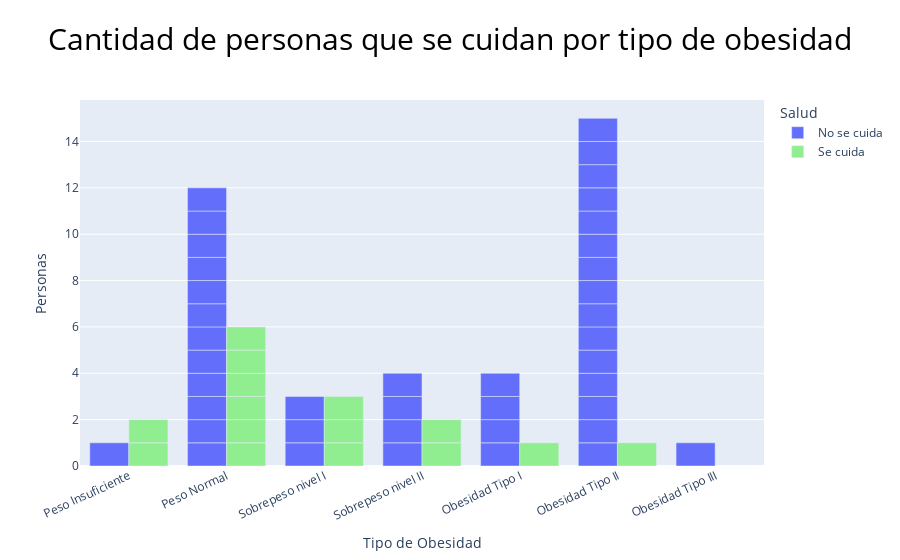

Notebook cell for this chart:
### Markdown cell above
La cantidad de personas con una dieta sana tal y como hemos construido la regla es de un número bajo de personas

### Code cell
obesidad_filtrado = obesidad_limpio[obesidad_limpio['Salud'].isin(['Se cuida', 'No se cuida'])]

fig = px.bar(obesidad_filtrado, x='obesity_type', color='Salud', title='Cantidad de personas que se cuidan por tipo de obesidad',
             labels={'obesity_type': 'Tipo de Obesidad',"count":"Personas"}, 
             category_orders={'obesity_type': ['Insufficient_Weight','Normal_Weight', 'Overweight_Level_I', 'Overweight_Level_II', 'Obesity_Type_I', 'Obesity_Type_II', 'Obesity_Type_III']},
             barmode="group",
             color_discrete_map={'Se cuida': '#90ee90', 'No se cuida': '#636efa'})  
fig.update_xaxes(tickangle=-25)


fig.update_layout(title_font=dict(size=30,color='black'),title_x=0.5,
                  xaxis=dict(tickvals=['Insufficient_Weight','Normal_Weight', 'Overweight_Level_I', 'Overweight_Level_II', 'Obesity_Type_I', 'Obesity_Type_II', 'Obesity_Type_III'],
                             ticktext=["Peso Insuficiente","Peso Normal","Sobrepeso nivel I","Sobrepeso nivel II","Obesidad Tipo I","Obesidad Tipo II","Obesidad Tipo III"]))
# Mostrar el gráfico
fig.show()

### Figure 1 — Plotly figure (JSON) as saved in the notebook; plotly's stock layout.template omitted (floating-point values rounded to 4 significant figures)
{"data": [{"alignmentgroup": "True", "hovertemplate": "Salud=No se cuida<br>Tipo de Obesidad=%{x}<br>Personas=%{y}<extra></extra>", "legendgroup": "No se cuida", "marker": {"color": "#636efa", "pattern": {"shape": ""}}, "name": "No se cuida", "offsetgroup": "No se cuida", "orientation": "v", "showlegend": true, "textposition": "auto", "type": "bar", "x": ["Normal_Weight", "Overweight_Level_II", "Normal_Weight", "Normal_Weight", "Obesity_Type_II", "Overweight_Level_II", "Overweight_Level_I", "Normal_Weight", "Obesity_Type_I", "Overweight_Level_I", "Normal_Weight", "Normal_Weight", "Obesity_Type_II", "Normal_Weight", "Overweight_Level_II", "Overweight_Level_I", "Obesity_Type_I", "Obesity_Type_III", "Obesity_Type_I", "Normal_Weight", "Overweight_Level_II", "Insufficient_Weight", "Normal_Weight", "Normal_Weight", "Obesity_Type_I", "Normal_Weight", "Obesity_Type_II", "Normal_Weight", "Obesity_Type_II", "Obesity_Type_II", "Obesity_Type_II", "Obesity_Type_II", "Obesity_Type_II", "Obesity_Type_II", "Obesity_Type_II", "Obesity_Type_II", "Obesity_Type_II", "Obesity_Type_II", "Obesity_Type_II", "Obesity_Type_II"], "xaxis": "x", "y": [1, 1, 1, 1, 1, 1, 1, 1, 1, 1, 1, 1, 1, 1, 1, 1, 1, 1, 1, 1, 1, 1, 1, 1, 1, 1, 1, 1, 1, 1, 1, 1, 1, 1, 1, 1, 1, 1, 1, 1], "yaxis": "y"}, {"alignmentgroup": "True", "hovertemplate": "Salud=Se cuida<br>Tipo de Obesidad=%{x}<br>Personas=%{y}<extra></extra>", "legendgroup": "Se cuida", "marker": {"color": "#90ee90", "pattern": {"shape": ""}}, "name": "Se cuida", "offsetgroup": "Se cuida", "orientation": "v", "showlegend": true, "textposition": "auto", "type": "bar", "x": ["Normal_Weight", "Normal_Weight", "Normal_Weight", "Insufficient_Weight", "Insufficient_Weight", "Normal_Weight", "Overweight_Level_II", "Overweight_Level_I", "Obesity_Type_II", "Overweight_Level_I", "Normal_Weight", "Overweight_Level_I", "Normal_Weight", "Overweight_Level_II", "Obesity_Type_I"], "xaxis": "x", "y": [1, 1, 1, 1, 1, 1, 1, 1, 1, 1, 1, 1, 1, 1, 1], "yaxis": "y"}], "layout": {"barmode": "group", "legend": {"title": {"text": "Salud"}, "tracegroupgap": 0}, "title": {"font": {"color": "black", "size": 30}, "text": "Cantidad de personas que se cuidan por tipo de obesidad", "x": 0.5}, "xaxis": {"anchor": "y", "categoryarray": ["Insufficient_Weight", "Normal_Weight", "Overweight_Level_I", "Overweight_Level_II", "Obesity_Type_I", "Obesity_Type_II", "Obesity_Type_III"], "categoryorder": "array", "domain": [0, 1], "tickangle": -25, "ticktext": ["Peso Insuficiente", "Peso Normal", "Sobrepeso nivel I", "Sobrepeso nivel II", "Obesidad Tipo I", "Obesidad Tipo II", "Obesidad Tipo III"], "tickvals": ["Insufficient_Weight", "Normal_Weight", "Overweight_Level_I", "Overweight_Level_II", "Obesity_Type_I", "Obesity_Type_II", "Obesity_Type_III"], "title": {"text": "Tipo de Obesidad"}}, "yaxis": {"anchor": "x", "domain": [0, 1], "title": {"text": "Personas"}}}}
